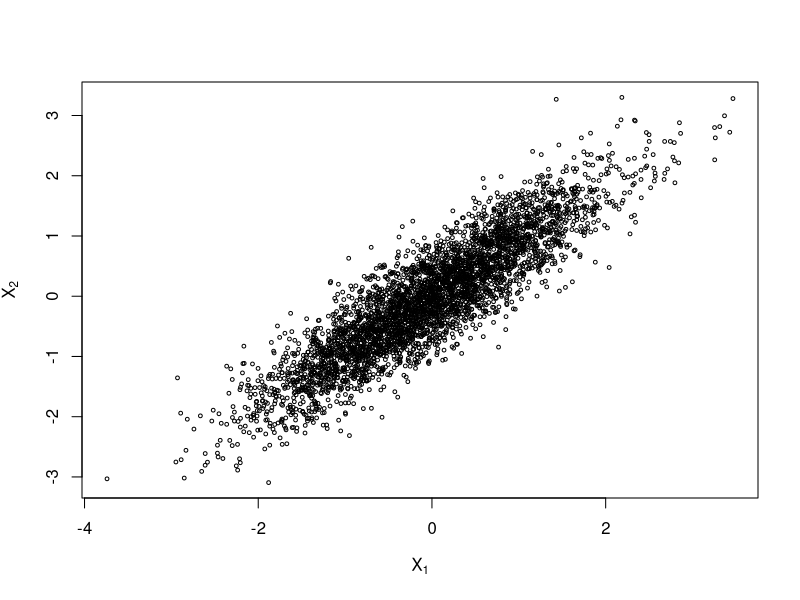
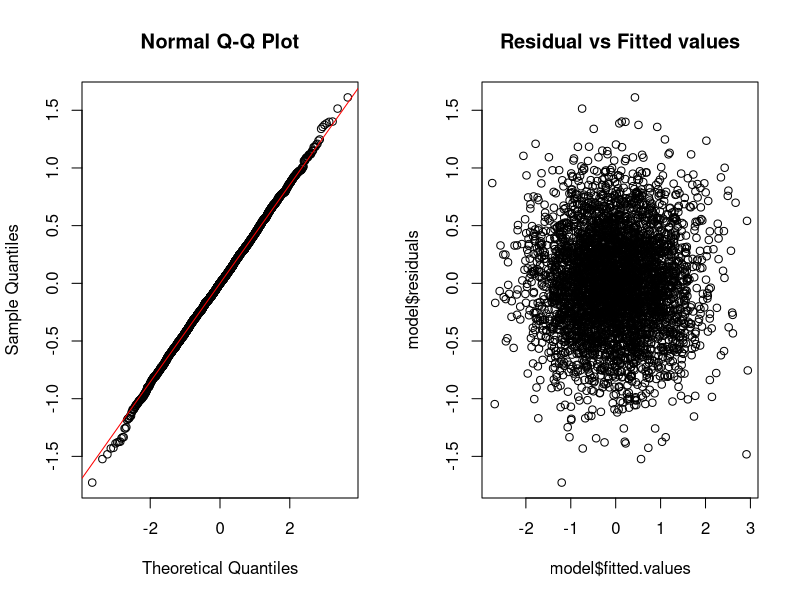

The R script that drew these images, in order:
set.seed(2023)

# initialize constants and parameters
N <- 5000
burn <- 1000
X <- matrix(0,N,2)

rho <- .9
mu2 <- mu1 <- 0
sigma2 <- sigma1 <- 1
s2 <- s1 <- sqrt(1-rho^2)*sigma1

# generate the chain
X[1,] <- c(mu1,mu2) # initialize
for ( i in 2:N){
  x2 <- X[i-1,2]
  m1 <- mu1 + rho*(x2 - mu2)*sigma1/sigma2
  X[i,1] <- rnorm(1,m1,s1)
  x1 <- X[i,1]
  m2 <- mu2 + rho*(x1 - mu1) * sigma2/sigma1
  X[i,2] <- rnorm(1,m2,s2)
}

b <- burn + 1
x <- X[b:N,]
plot(x,main='',cex=.5, xlab=bquote(X[1]),ylab=bquote(X[2]),xlim=range(x[,1]),ylim=range(x[,2]))

x.dataframe <- as.data.frame(x)
colnames(x.dataframe) <- c('Y','X')
model <- lm(Y~.,x.dataframe)


par(mfrow=c(1,2))
qqnorm(model$residuals)
qqline(model$residuals,col='red')
plot(model$fitted.values,model$residuals,main='Residual vs Fitted values')
par(mfrow=c(1,1))
